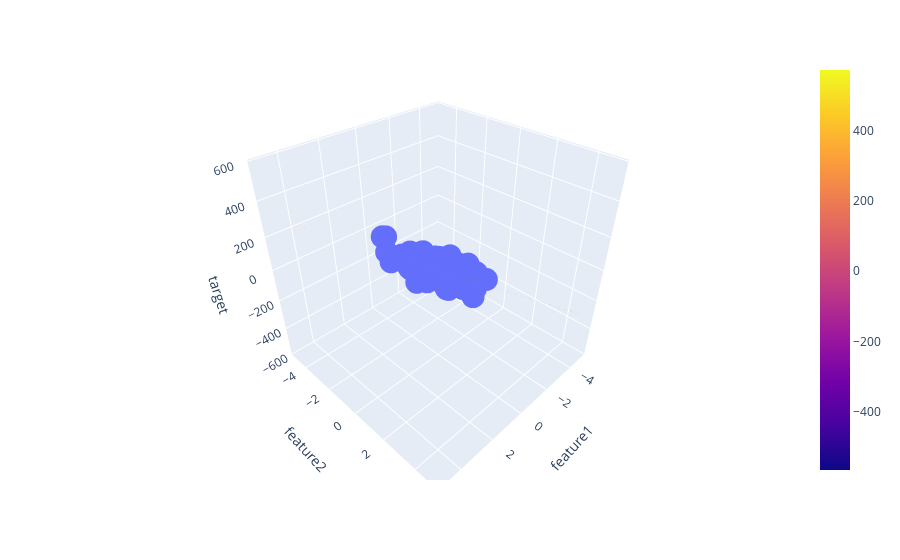

Source (notebook cell):
### Code cell
fig = px.scatter_3d(df,x='feature1',y='feature2',z='target')

fig.add_trace(go.Surface(x=x,y=y,z=z))

fig.show()
